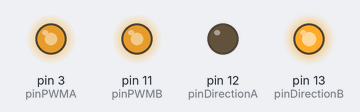
The sketch below on a simulated Arduino Uno, built with avr-gcc and run on an emulated ATmega328P. Shown: output pins drawn as LEDs (lit = HIGH). What the sketch prints to the serial monitor is not drawn.

Above: at 0.1 s.
Timing chart, 0 to 1.6 s (numbered marks = the images above):
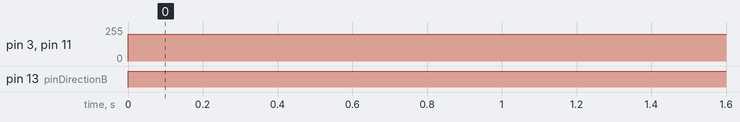

Measured:
- by itself, pin 3 (pinPWMA), pin 11 (pinPWMB): 0/255 → 200/255 at 0.00 s
- by itself, pin 13 (pinDirectionB): LOW → HIGH at 0.00 s

The sketch:

minibotHighSpeed.ino
```cpp
#include <LiquidCrystal.h>

#define NEEDFORSPEED
#define INTERRUPT_FLAG_PINA5_S32 countA
#define INTERRUPT_FLAG_PINA4_S32 countB
#include <EnableInterrupt.h>

int pinDirectionA = 12;
int pinPWMA = 3;
int pinDirectionB = 13;
int pinPWMB = 11;
int encoderPinA = A5;
int encoderPinB = A4;
int delayTime = 5000;
const int numCols = 16;
const int numRows = 2;
//LiquidCrystal lcd(12, 11, 10, 9, 8, 7);
unsigned long time = 0;

void setup ()
{
  Serial.begin(9600);
  pinMode(pinDirectionA, OUTPUT);
  pinMode(pinPWMA, OUTPUT);
  pinMode(pinDirectionB, OUTPUT);
  pinMode(pinPWMB, OUTPUT);
  pinMode(encoderPinA, INPUT);
  pinMode(encoderPinB, INPUT);
  enableInterruptFast(encoderPinA, CHANGE);
  enableInterruptFast(encoderPinB, CHANGE);
//  lcd.begin(numCols, numRows);
//  lcd.clear();
//  lcd.print("hello world");
//  lcd.setCursor(0, 7);
//  lcd.print("b");
}

void loop () {
  long currentCountA = countA;
  long currentCountB = countB;
  unsigned long currentTime = millis();
  if (time < currentTime) {
    time = currentTime + 1000;
//    lcd.setCursor(0, 1);
//    lcd.write(millis() / 1000);

    Serial.print("a=");Serial.print(currentCountA);Serial.print(", b=");Serial.println(currentCountB);
  }
  digitalWrite(pinDirectionA, LOW);
  digitalWrite(pinDirectionB, HIGH);
  if(currentCountA > 2000000){
    analogWrite(pinPWMA, 0);
    analogWrite(pinPWMB, 0);
  }
  else {
    analogWrite(pinPWMA, 200);
     analogWrite(pinPWMB, 200);
  }
}
```
